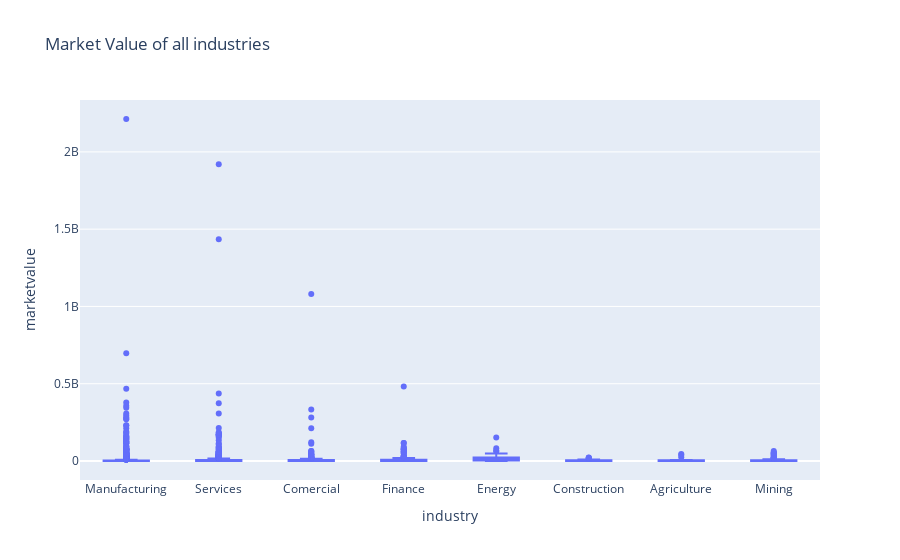

The notebook cell this image was saved under:
### Code cell
px.box(df_final_size, x='industry', y='marketvalue', title='Market Value of all industries')

### Figure 1 — Plotly figure (JSON) as saved in the notebook; plotly's stock layout.template omitted (floating-point values rounded to 4 significant figures; data arrays with more than 128 entries replaced by an {"elided": "..."} marker saying what was removed)
{"data": [{"alignmentgroup": "True", "hovertemplate": "industry=%{x}<br>marketvalue=%{y}<extra></extra>", "legendgroup": "", "marker": {"color": "#636efa"}, "name": "", "notched": false, "offsetgroup": "", "orientation": "v", "showlegend": false, "type": "box", "x": {"elided": "2792 str values"}, "x0": " ", "xaxis": "x", "y": {"elided": "2792 float values"}, "y0": " ", "yaxis": "y"}], "layout": {"boxmode": "group", "legend": {"tracegroupgap": 0}, "title": {"text": "Market Value of all industries"}, "xaxis": {"anchor": "y", "domain": [0, 1], "title": {"text": "industry"}}, "yaxis": {"anchor": "x", "domain": [0, 1], "title": {"text": "marketvalue"}}}}
